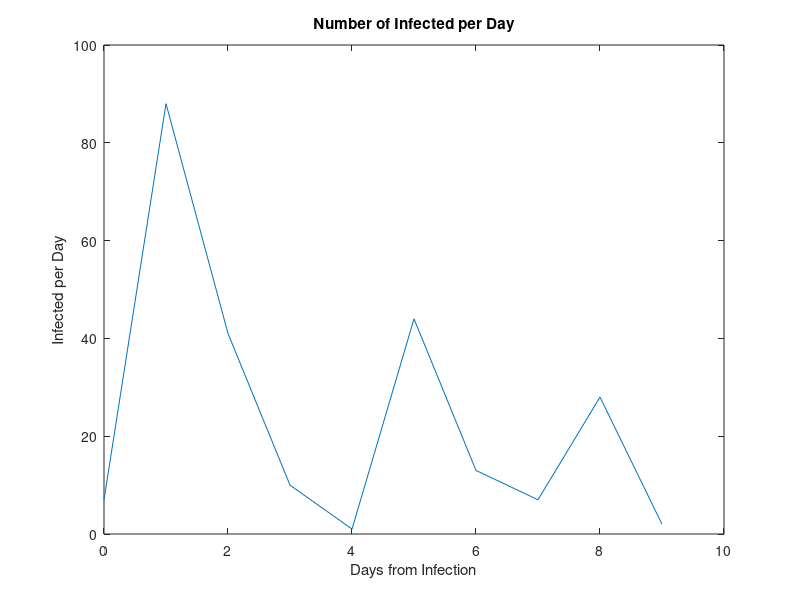
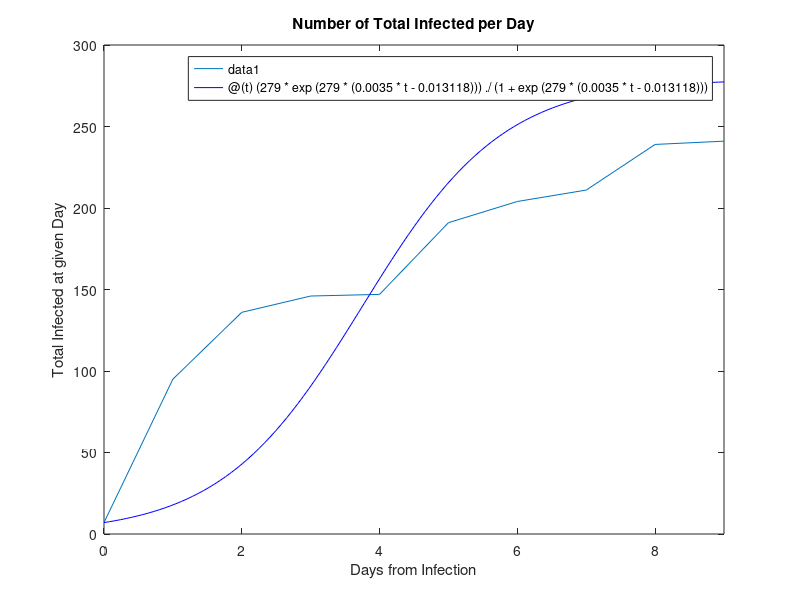
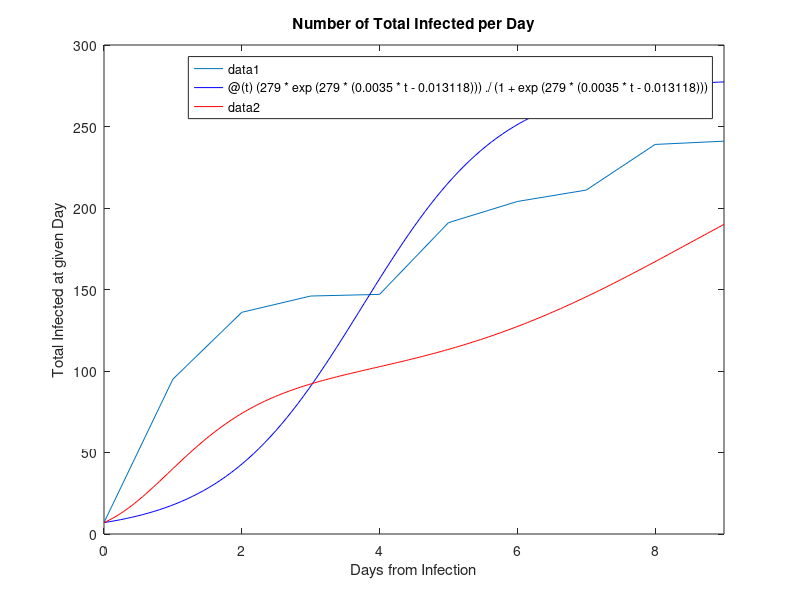
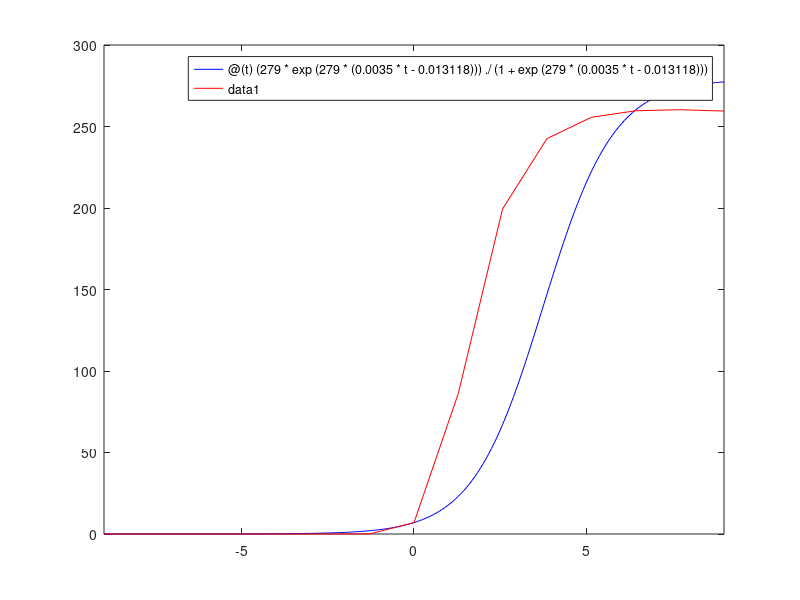

MATLAB code for these plots, in order:
taggeddaily = [7 88 41 10 1 44 13 7 28 2] ;
time = [0 1 2 3 4 5 6 7 8 9] ;
cumulativetaggeddaily = [7 95 136 146 147 191 204 211 239 241] ;

figure(1);
plot(time,taggeddaily)
xlabel('Days from Infection');
ylabel('Infected per Day');
title('Number of Infected per Day')

figure(2);
plot(time,cumulativetaggeddaily)
xlabel('Days from Infection');
ylabel('Total Infected at given Day');
title('Number of Total Infected per Day')
hold on
logistic =@(t) (279*exp(279*(0.0035*t - 0.013118 ))) ./ (1+exp(279*(0.0035*t-0.013118))) ;
fplot(logistic, [0 9], 'b')

figure(3);
plot(time,cumulativetaggeddaily)
xlabel('Days from Infection');
ylabel('Total Infected at given Day');
title('Number of Total Infected per Day')
hold on
logistic =@(t) (279*exp(279*(0.0035*t - 0.013118 ))) ./ (1+exp(279*(0.0035*t-0.013118))) ;
fplot(logistic, [0 9], 'b')
hold on
estimate = @(t) 279 - 279*exp((279)*((-0.010)*(5*exp(-t./2)+1)*(1/6).*t+0.013118)) ./ (1+exp((279)*((-0.010)*(5*exp(-t./2)+1)*(1/6).*t+0.013118))) ;
fplot(estimate, [0 9], 'r')


figure(4);
logistic =@(t) (279*exp(279*(0.0035*t - 0.013118 ))) ./ (1+exp(279*(0.0035*t-0.013118))) ;
fplot(logistic, [-9 9], 'b')
hold on
estimate = @(t) 279 - 279*exp((279)*((-0.01)*(9*exp(-t./5)+1)*(1/10).*t+0.013118)) ./ (1+exp((279)*((-0.01)*(9*exp(-t./5)+1)*(1/10).*t+0.013118))) ;
fplot(estimate, [-9 9], 'r')